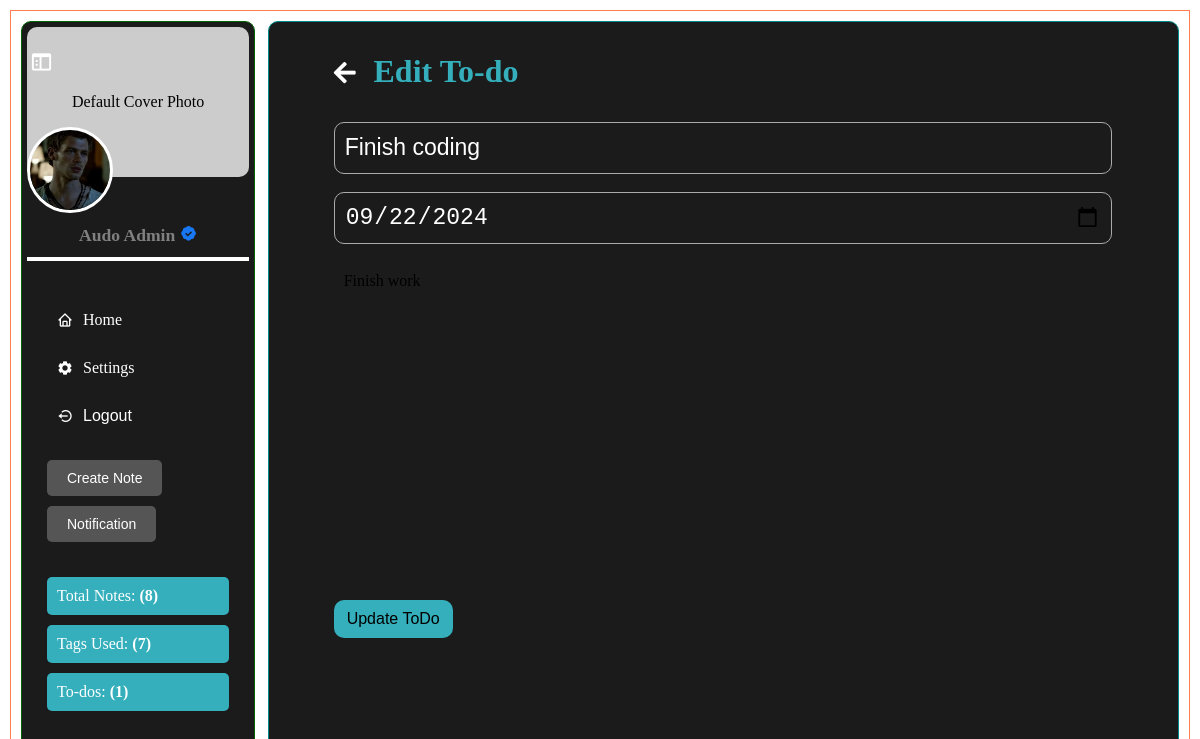
The app's page /todos/edit/1 (signed in) with its own data.
### website/models.py (models this page shows, shortened)
class User(db.Model, UserMixin):
    id = db.Column(db.Integer, primary_key=True)
    email = db.Column(db.String(150), unique=True)
    password = db.Column(db.String(255))
    first_name = db.Column(db.String(225))
    second_name = db.Column(db.String(225))
    full_name = db.Column(db.String(255))
    profile_picture = db.Column(db.String(255), nullable=True)
    cover_picture = db.Column(db.String(255), nullable=True)
    user_name = db.Column(db.String(255))
    phone_number = db.Column(db.String(20))
    country_code = db.Column(db.String(10), default="+254")
    bio = db.Column(db.String(255))
    time_zone = db.Column(db.String(255))
    date_birth = db.Column(db.String(255))
    gender = db.Column(db.String(255))
    generated_color = db.Column(db.String(7))
    is_2fa_enabled = db.Column(db.Boolean, default=False)
    otp_secret = db.Column(db.String(32), nullable=True)
    temp_otp = db.Column(db.String(32), nullable=True)
    otp_method = db.Column(db.String(10), default='app')
    is_active = db.Column(db.Boolean, default=True)
    is_admin = db.Column(db.Boolean, default=False)
    email_verified = db.Column(db.Boolean, default=False)
    note_tags = db.relationship(
        "NoteTag", back_populates="user", cascade="all, delete-orphan"
    )
    notes = db.relationship("Note", back_populates="user", cascade="all, delete-orphan")
    password_reset_tokens = db.relationship(
        "PasswordResetToken", back_populates="user", cascade="all, delete-orphan"
    )
    notifications = db.relationship(
        "Notification", back_populates="user", cascade="all, delete-orphan"
    )
    todos = db.relationship("ToDo", back_populates="user", cascade="all, delete-orphan")
    email_preferences = db.relationship(
        "EmailPreferences",
        uselist=False,
        back_populates="user",
        cascade="all, delete-orphan",
    )
    push_preferences = db.relationship(
        "PushPreferences",
        uselist=False,
        back_populates="user",
        cascade="all, delete-orphan",
    )
    email_verification_tokens = db.relationship(
        "EmailVerificationToken", back_populates="user", cascade="all, delete-orphan"
    )

class ToDo(db.Model):
    id = db.Column(db.Integer, primary_key=True)
    title = db.Column(db.String(255), nullable=False)
    content = db.Column(db.Text, nullable=True)
    user_id = db.Column(db.Integer, db.ForeignKey("user.id"), nullable=False)
    is_completed = db.Column(db.Boolean, default=False)
    created_at = db.Column(db.DateTime, default=datetime.utcnow)
    updated_at = db.Column(db.DateTime, default=datetime.utcnow)
    due_date = db.Column(db.DateTime, nullable=True)
    user = db.relationship("User", back_populates="todos")
    subtasks = db.relationship(
        "Subtask", back_populates="parent_todo", cascade="all, delete-orphan"
    )

### website/views.py (the view, shortened to what this page needs)
@views.route("/todos/edit/<int:id>", methods=["GET", "POST"])
def edit_todo(id):
    todo = ToDo.query.get_or_404(id)
    return render_template("edit_todo.html", todo=todo)

### website/templates/edit_todo.html (shortened to what this page needs)
<!DOCTYPE html>
<html lang="en">
  <head>
    <link
      rel="stylesheet"
      href="{{ url_for('static', filename='css/add_todo.css') }}"
    />
    <link
      href="https://unpkg.com/boxicons@2.1.4/css/boxicons.min.css"
      rel="stylesheet"
    />
    <link
    href="https://cdn.quilljs.com/1.3.6/quill.snow.css"
    rel="stylesheet"
  />
    <link
      rel="stylesheet"
      href="https://cdnjs.cloudflare.com/ajax/libs/font-awesome/5.15.4/css/all.min.css"
    />
  </head>
  <body>
    <div class="page">
      <div class="left-container">
        <div class="close-left-container" id="closeLeftContainer">
          <i
            class="bx bx-sidebar"
            data-tooltip="Close sidebar"
            style="--background-: {{ current_user.generated_color }}"
          ></i>
        </div>
        <div class="all">
          <div class="profile">
            <div class="cover-photo">
              {% if current_user.cover_picture %}
              <img
                src="/static/profile_pics/{{ current_user.cover_picture }}"
                alt="Cover Photo"
                class="cover-image"
              />
              {% else %}
              <div class="default-cover">
                <p>Default Cover Photo</p>
              </div>
              {% endif %}
            </div>
            <div class="profile-pic">
              {% if current_user.profile_picture %}
              <img
                src="/static/profile_pics/{{ current_user.profile_picture }}"
                alt="Profile Picture"
                class="profile-image"
              />
              {% else %}
              <i
                class="fas fa-5x"
                style="--background-: {{ current_user.generated_color }}"
                >{{ current_user.first_name[0] }}</i
              >
              {% endif %}
            </div>
          </div>
          <div class="profile-info">
            <p class="username">
              {{ current_user.full_name }} {% if current_user.email_verified %}
              <i class="bx bxs-badge-check" style="color: #1877f2"></i>
              {% endif %}
            </p>
          </div>
          <hr class="separation" />
        </div>
        <div class="nav-links">
          <a href="/user_home" class="nav-item">
            <i class="bx bx-home"></i>Home
          </a>
          <a href="/settings" class="nav-item">
            <i class="bx bxs-cog"></i>Settings
          </a>
          <form
            action="{{ url_for('auth.logout') }}"
            method="post"
            class="logout-form"
          >
            <button type="submit" class="log-item">
              <i class="bx bx-log-out-circle"></i> Logout
            </button>
          </form>
        </div>
        <div class="quick-access">
          <button class="quick-btn" id="createNoteBtn">Create Note</button>
          <button class="quick-btn" id="notificationBtn">Notification</button>
        </div>
        <div class="user-stats">
          <p
            class="stat-item"
            style="--background: {{ current_user.generated_color }}"
          >
            Total Notes: <span>({{ current_user.notes | length }})</span>
          </p>
          <p
            class="stat-item"
            style="--background: {{ current_user.generated_color }}"
          >
            Tags Used: <span>({{ current_user.note_tags | length }})</span>
          </p>
          <p
            class="stat-item"
            style="--background: {{ current_user.generated_color }}"
          >
            To-dos: <span>({{ current_user.todos | length }})</span>
          </p>
        </div>
      </div>
      <div class="right-container">
        <div class="content">
          <div class="container_title">
            <h1 style="--background-: {{ current_user.generated_color }}">
              <span class="back-arrow"><i class="fas fa-arrow-left"></i></span>
              Edit To-do
            </h1>
          </div>
          <div class="form_container">
            <form
              action="{{ url_for('views.edit_todo', id=todo.id) }}"
              method="post"
            >
              <input
                type="text"
                id="title"
                name="title"
                required
                class="inputs"
                placeholder="To-do title"
                value="{{ todo.title }}"
              />
              <br /><br />
              <input
                type="date"
                id="due_date"
                name="due_date"
                class="inputs"
                placeholder="Due date (optional)"
                value="{{ todo.due_date.strftime('%Y-%m-%d') if todo.due_date else '' }}"
              />
              <br /><br />
              <div id="quillEditor">{{ todo.content | safe}}</div>
              <br />
              <button
                type="submit"
                style="--background-: {{ current_user.generated_color }}"
              >
                Update ToDo
              </button>
            </form>
          </div>
        </div>
      </div>
    </div>
  </body>
</html>

### website/static/css/add_todo.css (style rules this page uses)
body { margin: 0; padding: 0; box-sizing: border-box; }
.page { margin: 10px; border: 1px solid #ff7f50; padding: 10px; display: flex; height: calc(100vh - 20px); box-sizing: border-box; overflow: hidden; }
.left-container { position: relative; width: 20%; background-color: #1b1b1b; padding: 5px; margin-right: 13px; border: 1px solid darkgreen; overflow-y: auto; border-radius: 10px; }
.right-container { position: relative; width: 80%; background: #1b1b1b; padding: 10px; border: 1px solid darkcyan; overflow-y: auto; border-radius: 10px; }
.all { position: sticky; top: 0; background: #1b1b1b; }
.profile { margin-bottom: 5px; flex-direction: column; align-items: center; }
.cover-photo { width: 100%; height: 150px; margin-bottom: -50px; position: relative; }
.cover-photo .default-cover { width: 100%; height: 100%; background-color: #ccc; display: flex; align-items: center; justify-content: center; border-radius: 10px; }
.profile-pic { position: relative; z-index: 1; }
.profile-pic .profile-image { width: 80px; height: 80px; border-radius: 50%; object-fit: cover; border: 3px solid white; }
.profile-info { display: flex; align-items: center; justify-content: center; margin-left: 0; margin-top: 0; display: flex; }
.profile-info .username { font-size: 0.9em; color: gray; margin: 3px 0; font-size: 1.1em; font-weight: bolder; }
.separation { height: 4px; border: none; background-color: #fff; }
.profile-info p { margin-left: 20px; }
.content { margin-right: 5%; margin-left: 5%; }
.container_title { margin: 10px; }
.container_title h1 { color: var(--background-); }
.container_title h1 span { color: #fff; margin-right: 10px; font-size: 25px; cursor: pointer; }
.form_container { padding: 10px; gap: 10px; }
.form_container .inputs { padding: 10px; }
.form_container input { width: 97%; background-color: transparent; border: 1px solid #aaa; outline: none; border-radius: 10px; height: 30px; color: #fff; font-size: 23px; }
.form_container button { color: #000; background: var(--background-); padding: 10px 13px; border: none; border-radius: 10px; font-size: 16px; cursor: pointer; }
.close-left-container { color: #fff; left: 30px; font-size: 23px; display: flex; align-items: center; justify-content: flex-end; z-index: 1; position: fixed; top: 50px; margin-right: 30px; cursor: pointer; }
.nav-links { margin-top: 20px; padding: 20px; }
.nav-item { display: flex; align-items: center; color: #fff; padding: 10px; text-decoration: none; border-radius: 5px; margin-bottom: 10px; transition: background-color 0.3s; }
.nav-item i { margin-right: 10px; }
.logout-form { margin: 0; padding: 0; }
.log-item { display: flex; align-items: center; color: #fff; padding: 10px; text-decoration: none; border-radius: 5px; margin-bottom: 10px; background-color: transparent; border: none; font-size: 16px; cursor: pointer; transition: background-color 0.3s; }
.log-item i { margin-right: 10px; }
.quick-access { padding: 20px; margin-top: -30px; }
.quick-btn { background-color: #555; color: #fff; border: none; padding: 10px 20px; margin: 5px 0; cursor: pointer; border-radius: 5px; font-size: 14px; transition: background-color 0.3s; }
.user-stats { margin-top: -20px; padding: 20px; color: #fff; font-size: 16px; }
.stat-item { margin: 10px 0; padding: 10px; border-radius: 5px; background-color: var(--background); }
.stat-item span { font-weight: bold; }
#quillEditor { height: 300px; overflow-y: auto; width: 100%; padding: 10px; }

### records on screen
User: profile_picture (picture), full_name "Audo Admin"
ToDo: title "Finish coding", due_date "09/22/2024", content "Finish work"

### other values on screen
{{ current_user.notes | length }} "8"
{{ current_user.note_tags | length }} "7"
{{ current_user.todos | length }} "1"
